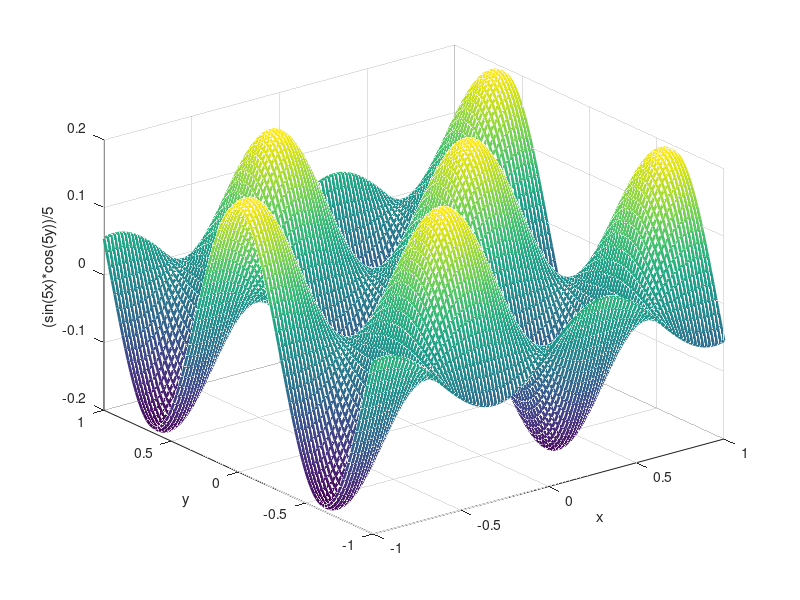

MATLAB code to generate this figure:
v1 = linspace(-1,1,101);
v2 = linspace(-1,1,101); 
[x,y] = meshgrid(v1,v2);
t1 = sin(5*x);
t2 = cos(5*y);
func_value = t1.*t2/5;

hf = figure();
mesh(v1,v2, func_value ,"linewidth",2);

xlabel('x');
ylabel('y');
zlabel('(sin(5x)*cos(5y))/5');

print (hf, "plot15_7.png");
